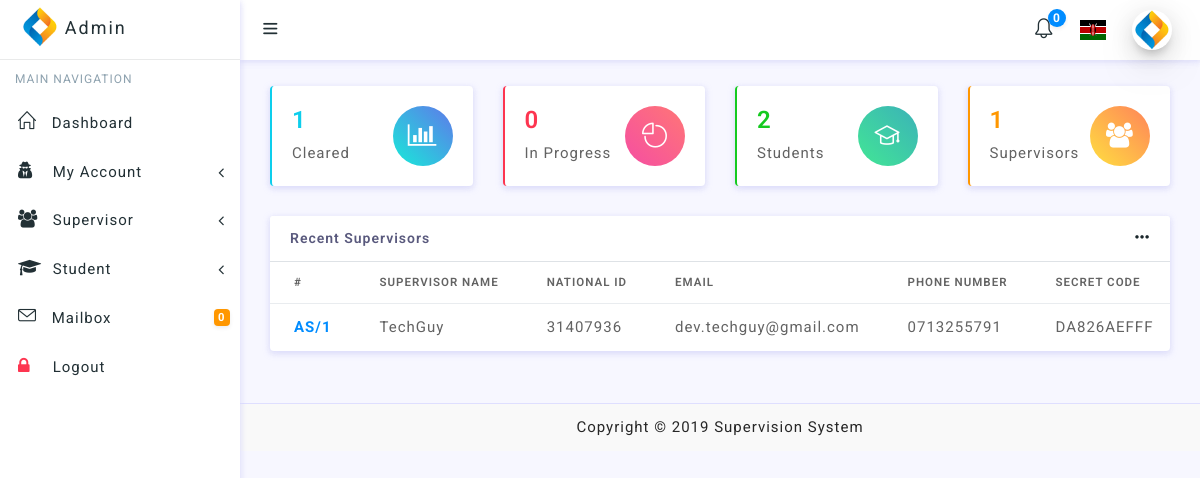
Screenshot of /admin/dashboard/home.php (signed in) with the database file from the repository.
### tables this page shows
CREATE TABLE `supervisor_table` (
  `id` int(11) NOT NULL,
  `supervisor_name` varchar(255) NOT NULL,
  `email` varchar(255) NOT NULL,
  `phone_number` varchar(255) NOT NULL,
  `national_id` varchar(255) NOT NULL,
  `secret_code` varchar(255) NOT NULL,
  `password` varchar(255) NOT NULL,
  `created_at` datetime NOT NULL
);

### admin/dashboard/home.php (the view, shortened to what this page needs)
<?php
require '../sessions/admin_session.php';
$sqlOne = mysqli_query($connection, "SELECT * FROM student_table");
$sqlTwo = mysqli_query($connection, "SELECT * FROM supervisor_table");
$sqlThree = mysqli_query($connection, "SELECT * FROM attachment_table");
$students = $supervisors = $in_progress = $finished = 0;
while ($rowOne = mysqli_fetch_array($sqlOne)) {
    $students++;
}
while ($rowTwo = mysqli_fetch_array($sqlTwo)) {
    $supervisors++;
}
while ($rowThree = mysqli_fetch_array($sqlThree)) {
    $end_date = $rowThree['end_date'];
    if (strtotime($end_date) < date('Y-m-d')) {
        $finished++;
    } else {
        $in_progress++;
    }
}
?>
<!doctype html>
<html lang="en">
<head>
    <link href="../../inc/main.css" rel="stylesheet" type="text/css"/>
</head>
<body>
<div id="wrapper">
    <?php
    require '../layouts/admin_layout.php';
    ?>
    <div class="content-wrapper">
        <div class="container-fluid">
            <div class="row mt-3">
                <div class="col-12 col-lg-6 col-xl-3">
                    <div class="card border-info border-left-sm">
                        <div class="card-body">
                            <div class="media">
                                <div class="media-body text-left">
                                    <h4 class="text-info"><?php echo number_format($finished) ?></h4>
                                    <span>Cleared</span>
                                </div>
                                <div class="align-self-center w-circle-icon rounded-circle gradient-scooter">
                                    <i class="fa fa-bar-chart-o text-white"></i></div>
                            </div>
                        </div>
                    </div>
                </div>
                <div class="col-12 col-lg-6 col-xl-3">
                    <div class="card border-danger border-left-sm">
                        <div class="card-body">
                            <div class="media">
                                <div class="media-body text-left">
                                    <h4 class="text-danger"><?php echo number_format($in_progress) ?></h4>
                                    <span>In Progress</span>
                                </div>
                                <div class="align-self-center w-circle-icon rounded-circle gradient-bloody">
                                    <i class="icon-pie-chart text-white"></i></div>
                            </div>
                        </div>
                    </div>
                </div>
                <div class="col-12 col-lg-6 col-xl-3">
                    <div class="card border-success border-left-sm">
                        <div class="card-body">
                            <div class="media">
                                <div class="media-body text-left">
                                    <h4 class="text-success"><?php echo number_format($students) ?></h4>
                                    <span>Students</span>
                                </div>
                                <div class="align-self-center w-circle-icon rounded-circle gradient-quepal">
                                    <i class="icon-graduation text-white"></i></div>
                            </div>
                        </div>
                    </div>
                </div>
                <div class="col-12 col-lg-6 col-xl-3">
                    <div class="card border-warning border-left-sm">
                        <div class="card-body">
                            <div class="media">
                                <div class="media-body text-left">
                                    <h4 class="text-warning"><?php echo number_format($supervisors) ?></h4>
                                    <span>Supervisors</span>
                                </div>
                                <div class="align-self-center w-circle-icon rounded-circle gradient-blooker">
                                    <i class="fa fa-users text-white"></i></div>
                            </div>
                        </div>
                    </div>
                </div>
            </div>
            <div class="row">
                <div class="col-lg-12">
                    <div class="card">
                        <div class="card-header border-0">
                            Recent Supervisors
                            <div class="card-action">
                                <div class="dropdown">
                                    <a href="javascript:void();" class="dropdown-toggle dropdown-toggle-nocaret"
                                       data-toggle="dropdown">
                                        <i class="icon-options"></i>
                                    </a>
                                </div>
                            </div>
                        </div>
                        <div class="table-responsive">
                            <table class="table align-items-center table-flush">
                                <?php
                                $count = 0;
                                if ($connection) {
                                    $result = mysqli_query($connection, "SELECT * FROM supervisor_table ORDER BY id DESC ");
                                    if (mysqli_num_rows($result) > 0) {
                                        echo '<thead>
                                <tr>
                                   <th>#</th>
                                        <th>Supervisor Name</th>
                                        <th>National ID</th>
                                        <th>Email</th>
                                        <th>Phone Number</th>
                                        <th>Secret Code</th>
                                        <th>Created At</th>
                                </tr>
                                </thead>';
                                        while ($row = mysqli_fetch_array($result)) {
                                            if ($count <= 6) {
                                                echo '<tr>
                                                  <td><strong class="text-primary">AS/' . $row['id'] . '</strong></td>
                                                  <td>' . $row['supervisor_name'] . '</td>
                                                  <td>' . $row['national_id'] . '</td>
                                                  <td>' . $row['email'] . '</td>
                                                  <td>' . $row['phone_number'] . '</td>
                                                  <td>' . $row['secret_code'] . '</td>
                                                  <td>' . date('F d, Y h:i a', strtotime($row['created_at'])) . '</td>
                                                  </tr>';
                                            }
                                            $count++;
                                        }
                                    } else {
                                        echo '<center><h2 class="text-danger text-uppercase">No Supervisors Were Found.</h2></center>';
                                    }
                                }
                                ?>
                            </table>
                        </div>
                    </div>
                </div>
            </div>
        </div>
    </div>
    <?php
    require('../../inc/footer.php')
    ?>
</div>
</body>
</html>

### rows the page displays
supervisor_table: id "1", supervisor_name "TechGuy", national "31407936", email "dev.techguy@gmail.com", phone_number "0713255791", secret_code "DA826AEFFF"

### other values shown
$unReadNotifications "0"
$finished "1"
$in_progress "0"
$students "2"
$supervisors "1"
$appName "Supervision System"
